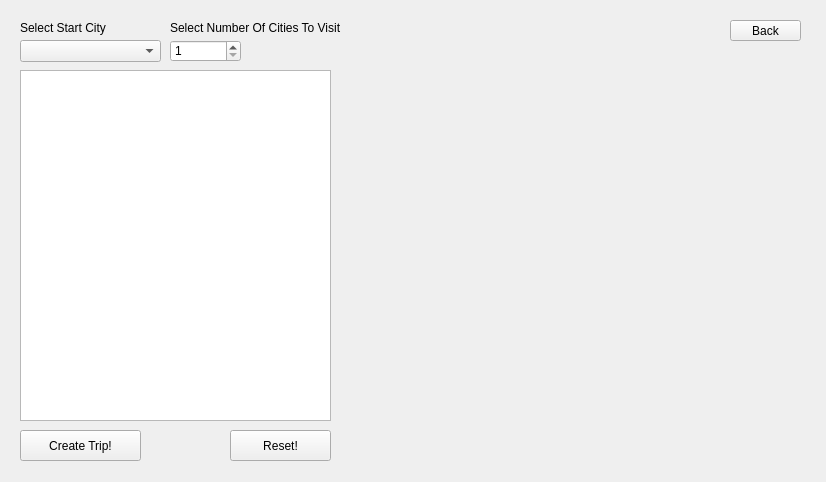
<?xml version="1.0" encoding="UTF-8"?>
<ui version="4.0">
 <class>MainWindow</class>
 <widget class="QMainWindow" name="MainWindow">
  <property name="geometry">
   <rect>
    <x>0</x>
    <y>0</y>
    <width>826</width>
    <height>482</height>
   </rect>
  </property>
  <property name="windowTitle">
   <string>MainWindow</string>
  </property>
  <widget class="QWidget" name="centralwidget">
   <widget class="QStackedWidget" name="stackedWidget">
    <property name="geometry">
     <rect>
      <x>10</x>
      <y>10</y>
      <width>801</width>
      <height>461</height>
     </rect>
    </property>
    <property name="currentIndex">
     <number>4</number>
    </property>
    <widget class="QWidget" name="login_page">
     <widget class="QWidget" name="verticalLayoutWidget">
      <property name="geometry">
       <rect>
        <x>240</x>
        <y>160</y>
        <width>331</width>
        <height>71</height>
       </rect>
      </property>
      <layout class="QFormLayout" name="formLayout">
       <item row="1" column="1">
        <widget class="QLineEdit" name="inputPassword_lineEdit"/>
       </item>
       <item row="2" column="1">
        <widget class="QLineEdit" name="inputUsername_lineEdit"/>
       </item>
       <item row="1" column="0">
        <widget class="QLabel" name="inputUsername_label">
         <property name="text">
          <string>Username</string>
         </property>
        </widget>
       </item>
       <item row="2" column="0">
        <widget class="QLabel" name="inputPassword_label">
         <property name="text">
          <string>Password</string>
         </property>
        </widget>
       </item>
      </layout>
     </widget>
     <widget class="QWidget" name="horizontalLayoutWidget">
      <property name="geometry">
       <rect>
        <x>310</x>
        <y>240</y>
        <width>195</width>
        <height>80</height>
       </rect>
      </property>
      <layout class="QHBoxLayout" name="horizontalLayout">
       <item>
        <widget class="QPushButton" name="login_pushButton">
         <property name="text">
          <string>Login</string>
         </property>
        </widget>
       </item>
       <item>
        <widget class="QPushButton" name="clear_pushButton">
         <property name="text">
          <string>Clear</string>
         </property>
        </widget>
       </item>
      </layout>
     </widget>
     <widget class="QLabel" name="label">
      <property name="geometry">
       <rect>
        <x>0</x>
        <y>400</y>
        <width>191</width>
        <height>41</height>
       </rect>
      </property>
      <property name="text">
       <string/>
      </property>
      <property name="pixmap">
       <pixmap resource="resources.qrc">:/images/logo.png</pixmap>
      </property>
     </widget>
    </widget>
    <widget class="QWidget" name="contactUs_Page">
     <widget class="QLabel" name="iconLabel">
      <property name="geometry">
       <rect>
        <x>380</x>
        <y>70</y>
        <width>41</width>
        <height>41</height>
       </rect>
      </property>
      <property name="text">
       <string/>
      </property>
     </widget>
     <widget class="QLabel" name="teamNameLabel">
      <property name="geometry">
       <rect>
        <x>290</x>
        <y>110</y>
        <width>221</width>
        <height>51</height>
       </rect>
      </property>
      <property name="text">
       <string>&lt;html&gt;&lt;head/&gt;&lt;body&gt;&lt;p&gt;&lt;span style=&quot; font-size:24pt;&quot;&gt;Runtime Terror&lt;/span&gt;&lt;/p&gt;&lt;/body&gt;&lt;/html&gt;</string>
      </property>
     </widget>
     <widget class="QLabel" name="contactLabel">
      <property name="geometry">
       <rect>
        <x>290</x>
        <y>10</y>
        <width>231</width>
        <height>61</height>
       </rect>
      </property>
      <property name="text">
       <string>&lt;html&gt;&lt;head/&gt;&lt;body&gt;&lt;p&gt;&lt;span style=&quot; font-size:36pt;&quot;&gt;Contact Us&lt;/span&gt;&lt;/p&gt;&lt;/body&gt;&lt;/html&gt;</string>
      </property>
     </widget>
     <widget class="QTextEdit" name="userInputBox">
      <property name="geometry">
       <rect>
        <x>290</x>
        <y>250</y>
        <width>221</width>
        <height>121</height>
       </rect>
      </property>
      <property name="html">
       <string>&lt;!DOCTYPE HTML PUBLIC &quot;-//W3C//DTD HTML 4.0//EN&quot; &quot;http://www.w3.org/TR/REC-html40/strict.dtd&quot;&gt;
&lt;html&gt;&lt;head&gt;&lt;meta name=&quot;qrichtext&quot; content=&quot;1&quot; /&gt;&lt;style type=&quot;text/css&quot;&gt;
p, li { white-space: pre-wrap; }
&lt;/style&gt;&lt;/head&gt;&lt;body style=&quot; font-family:'MS Shell Dlg 2'; font-size:8.25pt; font-weight:400; font-style:normal;&quot;&gt;
&lt;p style=&quot;-qt-paragraph-type:empty; margin-top:0px; margin-bottom:0px; margin-left:0px; margin-right:0px; -qt-block-indent:0; text-indent:0px;&quot;&gt;&lt;br /&gt;&lt;/p&gt;&lt;/body&gt;&lt;/html&gt;</string>
      </property>
     </widget>
     <widget class="QLabel" name="descriptionLabel">
      <property name="geometry">
       <rect>
        <x>290</x>
        <y>230</y>
        <width>111</width>
        <height>16</height>
       </rect>
      </property>
      <property name="text">
       <string>&lt;html&gt;&lt;head/&gt;&lt;body&gt;&lt;p&gt;&lt;span style=&quot; font-weight:600;&quot;&gt;Description:&lt;/span&gt;&lt;/p&gt;&lt;/body&gt;&lt;/html&gt;</string>
      </property>
     </widget>
     <widget class="QComboBox" name="comboBox">
      <property name="geometry">
       <rect>
        <x>290</x>
        <y>200</y>
        <width>101</width>
        <height>22</height>
       </rect>
      </property>
      <item>
       <property name="text">
        <string>Bug report</string>
       </property>
      </item>
      <item>
       <property name="text">
        <string>Feedback</string>
       </property>
      </item>
      <item>
       <property name="text">
        <string>Suggestion</string>
       </property>
      </item>
     </widget>
     <widget class="QLabel" name="reasonLabel">
      <property name="geometry">
       <rect>
        <x>290</x>
        <y>180</y>
        <width>111</width>
        <height>16</height>
       </rect>
      </property>
      <property name="text">
       <string>&lt;html&gt;&lt;head/&gt;&lt;body&gt;&lt;p&gt;&lt;span style=&quot; font-weight:600;&quot;&gt;Reason for contact:&lt;/span&gt;&lt;/p&gt;&lt;/body&gt;&lt;/html&gt;</string>
      </property>
     </widget>
     <widget class="QPushButton" name="submit_pushButton">
      <property name="geometry">
       <rect>
        <x>360</x>
        <y>380</y>
        <width>80</width>
        <height>21</height>
       </rect>
      </property>
      <property name="text">
       <string>Submit</string>
      </property>
     </widget>
     <widget class="QPushButton" name="return_pushButton">
      <property name="geometry">
       <rect>
        <x>40</x>
        <y>20</y>
        <width>81</width>
        <height>41</height>
       </rect>
      </property>
      <property name="text">
       <string>Back</string>
      </property>
     </widget>
    </widget>
    <widget class="QWidget" name="user_page">
     <widget class="QWidget" name="verticalLayoutWidget_2">
      <property name="geometry">
       <rect>
        <x>350</x>
        <y>150</y>
        <width>95</width>
        <height>135</height>
       </rect>
      </property>
      <layout class="QVBoxLayout" name="verticalLayout">
       <item>
        <widget class="QPushButton" name="viewCitiesAndFoods_pushButton">
         <property name="text">
          <string>View</string>
         </property>
        </widget>
       </item>
       <item>
        <widget class="QPushButton" name="planTrip_pushButton">
         <property name="text">
          <string>Plan</string>
         </property>
        </widget>
       </item>
       <item>
        <widget class="QPushButton" name="contactUs_pushButton">
         <property name="text">
          <string>Contact Us</string>
         </property>
        </widget>
       </item>
       <item>
        <widget class="QPushButton" name="userLogout_Pushbutton">
         <property name="text">
          <string>Logout</string>
         </property>
        </widget>
       </item>
      </layout>
     </widget>
    </widget>
    <widget class="QWidget" name="pickTrip_Page">
     <widget class="QWidget" name="horizontalLayoutWidget_2">
      <property name="geometry">
       <rect>
        <x>330</x>
        <y>180</y>
        <width>170</width>
        <height>80</height>
       </rect>
      </property>
      <layout class="QHBoxLayout" name="horizontalLayout_3">
       <item>
        <widget class="QPushButton" name="autoPlanner_pushButton">
         <property name="text">
          <string>Auto Trip</string>
         </property>
        </widget>
       </item>
       <item>
        <widget class="QPushButton" name="customPlanner_pushButton">
         <property name="text">
          <string>Custom Trip</string>
         </property>
        </widget>
       </item>
      </layout>
     </widget>
     <widget class="QPushButton" name="pickTripBack_pushButton">
      <property name="geometry">
       <rect>
        <x>700</x>
        <y>20</y>
        <width>75</width>
        <height>23</height>
       </rect>
      </property>
      <property name="text">
       <string>Back</string>
      </property>
     </widget>
    </widget>
    <widget class="QWidget" name="planAutoTrip_Page">
     <widget class="QPushButton" name="parisTrip_pushButton">
      <property name="geometry">
       <rect>
        <x>10</x>
        <y>420</y>
        <width>121</width>
        <height>31</height>
       </rect>
      </property>
      <property name="text">
       <string>Create Trip!</string>
      </property>
     </widget>
     <widget class="QPushButton" name="planTripPageBack_pushButton">
      <property name="geometry">
       <rect>
        <x>720</x>
        <y>10</y>
        <width>71</width>
        <height>21</height>
       </rect>
      </property>
      <property name="text">
       <string>Back</string>
      </property>
     </widget>
     <widget class="QComboBox" name="autoTripCity_comboBox">
      <property name="geometry">
       <rect>
        <x>10</x>
        <y>30</y>
        <width>141</width>
        <height>22</height>
       </rect>
      </property>
     </widget>
     <widget class="QLabel" name="selectStartCity_label">
      <property name="geometry">
       <rect>
        <x>10</x>
        <y>10</y>
        <width>91</width>
        <height>16</height>
       </rect>
      </property>
      <property name="text">
       <string>Select Start City</string>
      </property>
     </widget>
     <widget class="QLabel" name="selectNumberOfCities_label">
      <property name="geometry">
       <rect>
        <x>160</x>
        <y>10</y>
        <width>181</width>
        <height>16</height>
       </rect>
      </property>
      <property name="text">
       <string>Select Number Of Cities To Visit</string>
      </property>
     </widget>
     <widget class="QSpinBox" name="selectNumberOfCities_spinBox">
      <property name="geometry">
       <rect>
        <x>160</x>
        <y>30</y>
        <width>71</width>
        <height>22</height>
       </rect>
      </property>
      <property name="minimum">
       <number>1</number>
      </property>
      <property name="maximum">
       <number>10</number>
      </property>
     </widget>
     <widget class="QTableWidget" name="autoTrip_tableWidget">
      <property name="geometry">
       <rect>
        <x>10</x>
        <y>60</y>
        <width>311</width>
        <height>351</height>
       </rect>
      </property>
     </widget>
     <widget class="QPushButton" name="autoTripReset_pushButton">
      <property name="geometry">
       <rect>
        <x>220</x>
        <y>420</y>
        <width>101</width>
        <height>31</height>
       </rect>
      </property>
      <property name="text">
       <string>Reset!</string>
      </property>
     </widget>
    </widget>
    <widget class="QWidget" name="autoTrip_page">
     <widget class="QPushButton" name="autoTripDone_pushButton">
      <property name="geometry">
       <rect>
        <x>720</x>
        <y>430</y>
        <width>75</width>
        <height>23</height>
       </rect>
      </property>
      <property name="text">
       <string>Done</string>
      </property>
     </widget>
     <widget class="QTableWidget" name="autoTrip_tableWidget2">
      <property name="geometry">
       <rect>
        <x>10</x>
        <y>130</y>
        <width>251</width>
        <height>321</height>
       </rect>
      </property>
     </widget>
     <widget class="QLabel" name="label_2">
      <property name="geometry">
       <rect>
        <x>10</x>
        <y>100</y>
        <width>161</width>
        <height>16</height>
       </rect>
      </property>
      <property name="text">
       <string>Your Automated Trip Is:</string>
      </property>
     </widget>
    </widget>
    <widget class="QWidget" name="viewCitiesAndFoods_page">
     <widget class="QTableView" name="userViewCities_tableView">
      <property name="geometry">
       <rect>
        <x>30</x>
        <y>51</y>
        <width>341</width>
        <height>351</height>
       </rect>
      </property>
     </widget>
     <widget class="QTableView" name="userViewFoods_tableView">
      <property name="geometry">
       <rect>
        <x>400</x>
        <y>50</y>
        <width>211</width>
        <height>351</height>
       </rect>
      </property>
     </widget>
     <widget class="QComboBox" name="userSelectCities_comboBox">
      <property name="geometry">
       <rect>
        <x>30</x>
        <y>10</y>
        <width>251</width>
        <height>22</height>
       </rect>
      </property>
     </widget>
     <widget class="QPushButton" name="returnToUserPage_pushButton">
      <property name="geometry">
       <rect>
        <x>690</x>
        <y>10</y>
        <width>93</width>
        <height>28</height>
       </rect>
      </property>
      <property name="text">
       <string>Back</string>
      </property>
     </widget>
    </widget>
    <widget class="QWidget" name="admin_page">
     <widget class="QWidget" name="verticalLayoutWidget_3">
      <property name="geometry">
       <rect>
        <x>320</x>
        <y>100</y>
        <width>160</width>
        <height>131</height>
       </rect>
      </property>
      <layout class="QVBoxLayout" name="verticalLayout_2">
       <item>
        <widget class="QPushButton" name="adminEdit_pushButton">
         <property name="text">
          <string>Edit</string>
         </property>
        </widget>
       </item>
       <item>
        <widget class="QPushButton" name="adminUpload_pushButton">
         <property name="text">
          <string>Upload</string>
         </property>
        </widget>
       </item>
       <item>
        <widget class="QPushButton" name="adminLogout_pushButton">
         <property name="text">
          <string>Logout</string>
         </property>
        </widget>
       </item>
      </layout>
     </widget>
    </widget>
    <widget class="QWidget" name="adminEdit_page">
     <widget class="QComboBox" name="adminChooseCities_comboBox">
      <property name="geometry">
       <rect>
        <x>20</x>
        <y>10</y>
        <width>251</width>
        <height>22</height>
       </rect>
      </property>
     </widget>
     <widget class="QTableView" name="adminViewFoods_tableView">
      <property name="geometry">
       <rect>
        <x>20</x>
        <y>50</y>
        <width>431</width>
        <height>321</height>
       </rect>
      </property>
     </widget>
     <widget class="QWidget" name="verticalLayoutWidget_4">
      <property name="geometry">
       <rect>
        <x>560</x>
        <y>80</y>
        <width>201</width>
        <height>141</height>
       </rect>
      </property>
      <layout class="QVBoxLayout" name="verticalLayout_3">
       <item>
        <widget class="QLabel" name="editFoodCity_label">
         <property name="frameShape">
          <enum>QFrame::Box</enum>
         </property>
         <property name="text">
          <string>No City Selected!</string>
         </property>
        </widget>
       </item>
       <item>
        <widget class="QLabel" name="editFoodFood_label">
         <property name="frameShape">
          <enum>QFrame::Box</enum>
         </property>
         <property name="text">
          <string>No Food Selected!</string>
         </property>
        </widget>
       </item>
       <item>
        <widget class="QDoubleSpinBox" name="editPrice_doubleSpinBox">
         <property name="maximum">
          <double>99999.990000000005239</double>
         </property>
        </widget>
       </item>
       <item>
        <layout class="QHBoxLayout" name="horizontalLayout_2">
         <item>
          <widget class="QPushButton" name="editPrice_pushButton">
           <property name="text">
            <string>Edit</string>
           </property>
          </widget>
         </item>
         <item>
          <widget class="QPushButton" name="deleteFood_pushButton">
           <property name="text">
            <string>Delete</string>
           </property>
          </widget>
         </item>
        </layout>
       </item>
      </layout>
     </widget>
     <widget class="QWidget" name="verticalLayoutWidget_5">
      <property name="geometry">
       <rect>
        <x>560</x>
        <y>250</y>
        <width>201</width>
        <height>131</height>
       </rect>
      </property>
      <layout class="QVBoxLayout" name="verticalLayout_4">
       <item>
        <widget class="QLabel" name="newFood_label">
         <property name="frameShape">
          <enum>QFrame::Box</enum>
         </property>
         <property name="text">
          <string>New Food</string>
         </property>
        </widget>
       </item>
       <item>
        <widget class="QLineEdit" name="newFood_lineEdit"/>
       </item>
       <item>
        <widget class="QDoubleSpinBox" name="newFoodPrice_doubleSpinBox"/>
       </item>
       <item>
        <widget class="QPushButton" name="addNewFood_pushButton">
         <property name="text">
          <string>Add</string>
         </property>
        </widget>
       </item>
      </layout>
     </widget>
     <widget class="QPushButton" name="returnToAdminPage_pushButton">
      <property name="geometry">
       <rect>
        <x>660</x>
        <y>10</y>
        <width>93</width>
        <height>28</height>
       </rect>
      </property>
      <property name="text">
       <string>Back</string>
      </property>
     </widget>
     <widget class="QPushButton" name="resetEditPage_pushButton">
      <property name="geometry">
       <rect>
        <x>20</x>
        <y>390</y>
        <width>93</width>
        <height>28</height>
       </rect>
      </property>
      <property name="text">
       <string>Reset</string>
      </property>
     </widget>
    </widget>
    <widget class="QWidget" name="adminUpload_page">
     <widget class="QPushButton" name="returnToAdminPage_pushButton2">
      <property name="geometry">
       <rect>
        <x>680</x>
        <y>20</y>
        <width>93</width>
        <height>28</height>
       </rect>
      </property>
      <property name="text">
       <string>Back</string>
      </property>
     </widget>
     <widget class="QComboBox" name="adminUploadChooseCities_comboBox">
      <property name="geometry">
       <rect>
        <x>30</x>
        <y>20</y>
        <width>251</width>
        <height>22</height>
       </rect>
      </property>
     </widget>
     <widget class="QTableView" name="adminUploadViewCities_tableView">
      <property name="geometry">
       <rect>
        <x>30</x>
        <y>60</y>
        <width>421</width>
        <height>361</height>
       </rect>
      </property>
     </widget>
     <widget class="QTableView" name="adminUploadViewFoods_tableView">
      <property name="geometry">
       <rect>
        <x>520</x>
        <y>61</y>
        <width>261</width>
        <height>191</height>
       </rect>
      </property>
     </widget>
     <widget class="QPushButton" name="adminUploadCities_pushButton">
      <property name="geometry">
       <rect>
        <x>520</x>
        <y>280</y>
        <width>93</width>
        <height>28</height>
       </rect>
      </property>
      <property name="text">
       <string>Upload Cities</string>
      </property>
     </widget>
     <widget class="QPushButton" name="adminUploadFoods_pushButton">
      <property name="geometry">
       <rect>
        <x>670</x>
        <y>280</y>
        <width>93</width>
        <height>28</height>
       </rect>
      </property>
      <property name="text">
       <string>Upload Foods</string>
      </property>
     </widget>
     <widget class="QPushButton" name="adminUploadReset_pushButton">
      <property name="geometry">
       <rect>
        <x>520</x>
        <y>340</y>
        <width>93</width>
        <height>28</height>
       </rect>
      </property>
      <property name="text">
       <string>Reset</string>
      </property>
     </widget>
    </widget>
   </widget>
  </widget>
  <action name="actionDeez_nuts">
   <property name="text">
    <string>Runtime Terror, Inc.</string>
   </property>
  </action>
 </widget>
 <resources>
  <include location="resources.qrc"/>
 </resources>
 <connections/>
</ui>
